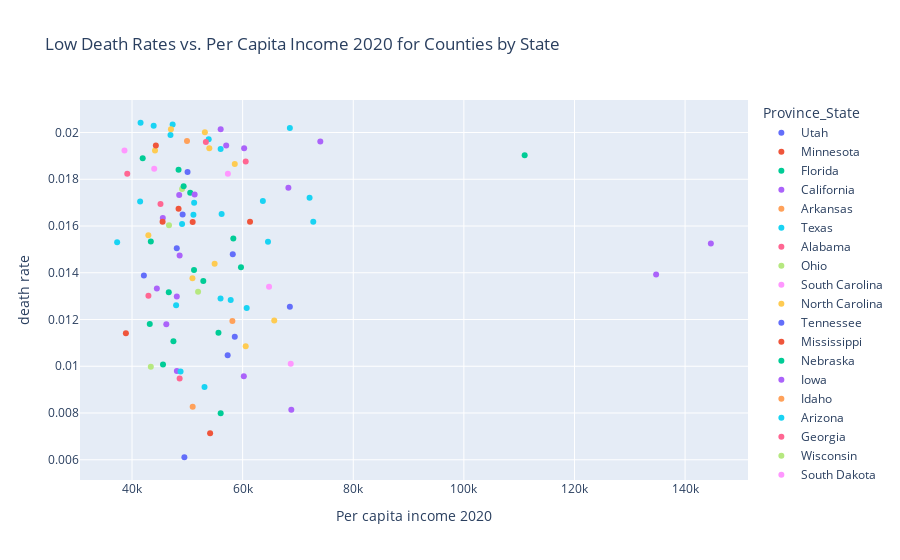

Source (notebook cell):
### Markdown cell above
Scatter Plot of low death rates by Per capita income 2020

### Code cell
px.scatter(low_death_rates, 
                 x='Per capita income 2020', 
                 y='death rate', 
                 color='Province_State', 
                 title='Low Death Rates vs. Per Capita Income 2020 for Counties by State')

### Figure 1 — Plotly figure (JSON) as saved in the notebook; plotly's stock layout.template omitted (floating-point values rounded to 4 significant figures)
{"data": [{"hovertemplate": "Province_State=Utah<br>Per capita income 2020=%{x}<br>death rate=%{y}<extra></extra>", "legendgroup": "Utah", "marker": {"color": "#636efa", "symbol": "circle"}, "mode": "markers", "name": "Utah", "orientation": "v", "showlegend": true, "type": "scatter", "x": [49467, 57292], "xaxis": "x", "y": [0.006107, 0.01047], "yaxis": "y"}, {"hovertemplate": "Province_State=Minnesota<br>Per capita income 2020=%{x}<br>death rate=%{y}<extra></extra>", "legendgroup": "Minnesota", "marker": {"color": "#EF553B", "symbol": "circle"}, "mode": "markers", "name": "Minnesota", "orientation": "v", "showlegend": true, "type": "scatter", "x": [54121, 61338], "xaxis": "x", "y": [0.007129, 0.01618], "yaxis": "y"}, {"hovertemplate": "Province_State=Florida<br>Per capita income 2020=%{x}<br>death rate=%{y}<extra></extra>", "legendgroup": "Florida", "marker": {"color": "#00cc96", "symbol": "circle"}, "mode": "markers", "name": "Florida", "orientation": "v", "showlegend": true, "type": "scatter", "x": [56029, 45604, 47490.0, 43209, 46646, 51212, 59700, 43399, 58320.0, 50522, 48410.0, 41930.0, 110993], "xaxis": "x", "y": [0.007995, 0.01008, 0.01107, 0.01181, 0.01317, 0.01411, 0.01424, 0.01534, 0.01547, 0.01742, 0.01841, 0.0189, 0.01902], "yaxis": "y"}, {"hovertemplate": "Province_State=California<br>Per capita income 2020=%{x}<br>death rate=%{y}<extra></extra>", "legendgroup": "California", "marker": {"color": "#ab63fa", "symbol": "circle"}, "mode": "markers", "name": "California", "orientation": "v", "showlegend": true, "type": "scatter", "x": [68801, 60216, 48108, 48095, 44490, 134758, 144658, 45565, 48532, 51317, 68273, 57029, 74046, 56029], "xaxis": "x", "y": [0.008135, 0.00957, 0.0098, 0.01299, 0.01332, 0.01393, 0.01525, 0.01634, 0.01732, 0.01735, 0.01764, 0.01945, 0.01962, 0.02014], "yaxis": "y"}, {"hovertemplate": "Province_State=Arkansas<br>Per capita income 2020=%{x}<br>death rate=%{y}<extra></extra>", "legendgroup": "Arkansas", "marker": {"color": "#FFA15A", "symbol": "circle"}, "mode": "markers", "name": "Arkansas", "orientation": "v", "showlegend": true, "type": "scatter", "x": [50970.0], "xaxis": "x", "y": [0.008271], "yaxis": "y"}, {"hovertemplate": "Province_State=Texas<br>Per capita income 2020=%{x}<br>death rate=%{y}<extra></extra>", "legendgroup": "Texas", "marker": {"color": "#19d3f3", "symbol": "circle"}, "mode": "markers", "name": "Texas", "orientation": "v", "showlegend": true, "type": "scatter", "x": [53110, 48777, 47970, 57840.0, 56010.0, 37310.0, 64582, 49050.0, 72771, 51103, 56203, 51230.0, 63655, 72105, 53863, 68537, 47345], "xaxis": "x", "y": [0.00911, 0.009777, 0.01261, 0.01284, 0.0129, 0.0153, 0.01533, 0.01609, 0.01618, 0.01648, 0.01652, 0.01699, 0.01707, 0.01721, 0.01971, 0.02019, 0.02034], "yaxis": "y"}, {"hovertemplate": "Province_State=Alabama<br>Per capita income 2020=%{x}<br>death rate=%{y}<extra></extra>", "legendgroup": "Alabama", "marker": {"color": "#FF6692", "symbol": "circle"}, "mode": "markers", "name": "Alabama", "orientation": "v", "showlegend": true, "type": "scatter", "x": [48610, 39137], "xaxis": "x", "y": [0.009478, 0.01824], "yaxis": "y"}, {"hovertemplate": "Province_State=Ohio<br>Per capita income 2020=%{x}<br>death rate=%{y}<extra></extra>", "legendgroup": "Ohio", "marker": {"color": "#B6E880", "symbol": "circle"}, "mode": "markers", "name": "Ohio", "orientation": "v", "showlegend": true, "type": "scatter", "x": [43399, 46686, 49050.0], "xaxis": "x", "y": [0.009976, 0.01603, 0.01759], "yaxis": "y"}, {"hovertemplate": "Province_State=South Carolina<br>Per capita income 2020=%{x}<br>death rate=%{y}<extra></extra>", "legendgroup": "South Carolina", "marker": {"color": "#FF97FF", "symbol": "circle"}, "mode": "markers", "name": "South Carolina", "orientation": "v", "showlegend": true, "type": "scatter", "x": [68698, 57335, 44013, 38634], "xaxis": "x", "y": [0.01011, 0.01824, 0.01845, 0.01923], "yaxis": "y"}, {"hovertemplate": "Province_State=North Carolina<br>Per capita income 2020=%{x}<br>death rate=%{y}<extra></extra>", "legendgroup": "North Carolina", "marker": {"color": "#FECB52", "symbol": "circle"}, "mode": "markers", "name": "North Carolina", "orientation": "v", "showlegend": true, "type": "scatter", "x": [60560.0, 65717, 54940.0, 42960.0, 58580.0, 44157, 53973], "xaxis": "x", "y": [0.01086, 0.01196, 0.01438, 0.01561, 0.01865, 0.01923, 0.01933], "yaxis": "y"}, {"hovertemplate": "Province_State=Tennessee<br>Per capita income 2020=%{x}<br>death rate=%{y}<extra></extra>", "legendgroup": "Tennessee", "marker": {"color": "#636efa", "symbol": "circle"}, "mode": "markers", "name": "Tennessee", "orientation": "v", "showlegend": true, "type": "scatter", "x": [58580.0, 68537, 42140.0, 58220.0, 49150.0, 50039], "xaxis": "x", "y": [0.01127, 0.01255, 0.01388, 0.01479, 0.01649, 0.01831], "yaxis": "y"}, {"hovertemplate": "Province_State=Mississippi<br>Per capita income 2020=%{x}<br>death rate=%{y}<extra></extra>", "legendgroup": "Mississippi", "marker": {"color": "#EF553B", "symbol": "circle"}, "mode": "markers", "name": "Mississippi", "orientation": "v", "showlegend": true, "type": "scatter", "x": [38890.0, 45530.0, 48414, 44309], "xaxis": "x", "y": [0.01141, 0.01619, 0.01674, 0.01945], "yaxis": "y"}, {"hovertemplate": "Province_State=Nebraska<br>Per capita income 2020=%{x}<br>death rate=%{y}<extra></extra>", "legendgroup": "Nebraska", "marker": {"color": "#00cc96", "symbol": "circle"}, "mode": "markers", "name": "Nebraska", "orientation": "v", "showlegend": true, "type": "scatter", "x": [55630.0, 52890.0], "xaxis": "x", "y": [0.01143, 0.01365], "yaxis": "y"}, {"hovertemplate": "Province_State=Iowa<br>Per capita income 2020=%{x}<br>death rate=%{y}<extra></extra>", "legendgroup": "Iowa", "marker": {"color": "#ab63fa", "symbol": "circle"}, "mode": "markers", "name": "Iowa", "orientation": "v", "showlegend": true, "type": "scatter", "x": [46199, 48610], "xaxis": "x", "y": [0.0118, 0.01474], "yaxis": "y"}, {"hovertemplate": "Province_State=Idaho<br>Per capita income 2020=%{x}<br>death rate=%{y}<extra></extra>", "legendgroup": "Idaho", "marker": {"color": "#FFA15A", "symbol": "circle"}, "mode": "markers", "name": "Idaho", "orientation": "v", "showlegend": true, "type": "scatter", "x": [58150], "xaxis": "x", "y": [0.01194], "yaxis": "y"}, {"hovertemplate": "Province_State=Arizona<br>Per capita income 2020=%{x}<br>death rate=%{y}<extra></extra>", "legendgroup": "Arizona", "marker": {"color": "#19d3f3", "symbol": "circle"}, "mode": "markers", "name": "Arizona", "orientation": "v", "showlegend": true, "type": "scatter", "x": [60740.0, 41468, 56024, 46954, 41546], "xaxis": "x", "y": [0.0125, 0.01705, 0.0193, 0.0199, 0.02042], "yaxis": "y"}, {"hovertemplate": "Province_State=Georgia<br>Per capita income 2020=%{x}<br>death rate=%{y}<extra></extra>", "legendgroup": "Georgia", "marker": {"color": "#FF6692", "symbol": "circle"}, "mode": "markers", "name": "Georgia", "orientation": "v", "showlegend": true, "type": "scatter", "x": [42967, 45150.0, 60560.0, 53350], "xaxis": "x", "y": [0.01301, 0.01694, 0.01876, 0.01959], "yaxis": "y"}, {"hovertemplate": "Province_State=Wisconsin<br>Per capita income 2020=%{x}<br>death rate=%{y}<extra></extra>", "legendgroup": "Wisconsin", "marker": {"color": "#B6E880", "symbol": "circle"}, "mode": "markers", "name": "Wisconsin", "orientation": "v", "showlegend": true, "type": "scatter", "x": [51950.0], "xaxis": "x", "y": [0.01319], "yaxis": "y"}, {"hovertemplate": "Province_State=South Dakota<br>Per capita income 2020=%{x}<br>death rate=%{y}<extra></extra>", "legendgroup": "South Dakota", "marker": {"color": "#FF97FF", "symbol": "circle"}, "mode": "markers", "name": "South Dakota", "orientation": "v", "showlegend": true, "type": "scatter", "x": [64774], "xaxis": "x", "y": [0.01341], "yaxis": "y"}, {"hovertemplate": "Province_State=Virginia<br>Per capita income 2020=%{x}<br>death rate=%{y}<extra></extra>", "legendgroup": "Virginia", "marker": {"color": "#FECB52", "symbol": "circle"}, "mode": "markers", "name": "Virginia", "orientation": "v", "showlegend": true, "type": "scatter", "x": [50924, 53172, 47040.0], "xaxis": "x", "y": [0.01377, 0.02002, 0.02014], "yaxis": "y"}, {"hovertemplate": "Province_State=Illinois<br>Per capita income 2020=%{x}<br>death rate=%{y}<extra></extra>", "legendgroup": "Illinois", "marker": {"color": "#636efa", "symbol": "circle"}, "mode": "markers", "name": "Illinois", "orientation": "v", "showlegend": true, "type": "scatter", "x": [48092], "xaxis": "x", "y": [0.01505], "yaxis": "y"}, {"hovertemplate": "Province_State=Oregon<br>Per capita income 2020=%{x}<br>death rate=%{y}<extra></extra>", "legendgroup": "Oregon", "marker": {"color": "#EF553B", "symbol": "circle"}, "mode": "markers", "name": "Oregon", "orientation": "v", "showlegend": true, "type": "scatter", "x": [50970.0], "xaxis": "x", "y": [0.01618], "yaxis": "y"}, {"hovertemplate": "Province_State=Indiana<br>Per capita income 2020=%{x}<br>death rate=%{y}<extra></extra>", "legendgroup": "Indiana", "marker": {"color": "#00cc96", "symbol": "circle"}, "mode": "markers", "name": "Indiana", "orientation": "v", "showlegend": true, "type": "scatter", "x": [49336], "xaxis": "x", "y": [0.0177], "yaxis": "y"}, {"hovertemplate": "Province_State=Hawaii<br>Per capita income 2020=%{x}<br>death rate=%{y}<extra></extra>", "legendgroup": "Hawaii", "marker": {"color": "#ab63fa", "symbol": "circle"}, "mode": "markers", "name": "Hawaii", "orientation": "v", "showlegend": true, "type": "scatter", "x": [60273], "xaxis": "x", "y": [0.01932], "yaxis": "y"}, {"hovertemplate": "Province_State=Kentucky<br>Per capita income 2020=%{x}<br>death rate=%{y}<extra></extra>", "legendgroup": "Kentucky", "marker": {"color": "#FFA15A", "symbol": "circle"}, "mode": "markers", "name": "Kentucky", "orientation": "v", "showlegend": true, "type": "scatter", "x": [49940.0], "xaxis": "x", "y": [0.01964], "yaxis": "y"}, {"hovertemplate": "Province_State=Louisiana<br>Per capita income 2020=%{x}<br>death rate=%{y}<extra></extra>", "legendgroup": "Louisiana", "marker": {"color": "#19d3f3", "symbol": "circle"}, "mode": "markers", "name": "Louisiana", "orientation": "v", "showlegend": true, "type": "scatter", "x": [43910.0], "xaxis": "x", "y": [0.02029], "yaxis": "y"}], "layout": {"legend": {"title": {"text": "Province_State"}, "tracegroupgap": 0}, "title": {"text": "Low Death Rates vs. Per Capita Income 2020 for Counties by State"}, "xaxis": {"anchor": "y", "domain": [0, 1], "title": {"text": "Per capita income 2020"}}, "yaxis": {"anchor": "x", "domain": [0, 1], "title": {"text": "death rate"}}}}
